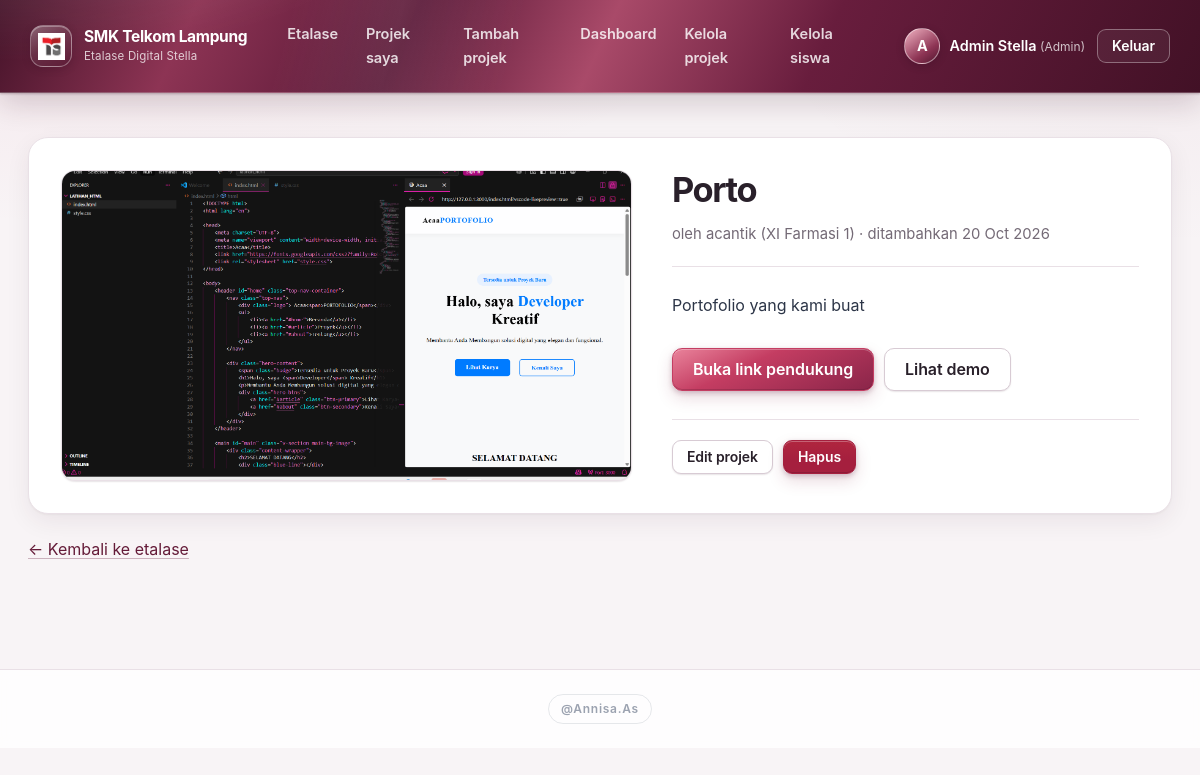
Screenshot of /siswa/detail.php?id=2 (signed in) with the database file from the repository.
### tables this page shows
CREATE TABLE `projek` (
  `id` int(11) NOT NULL,
  `user_id` int(11) NOT NULL,
  `judul` varchar(150) NOT NULL,
  `deskripsi` text NOT NULL,
  `gambar` varchar(255) NOT NULL,
  `link_pendukung` varchar(255) NOT NULL,
  `link_demo` varchar(255) DEFAULT NULL,
  `created_at` timestamp NOT NULL DEFAULT current_timestamp(),
  `updated_at` timestamp NOT NULL DEFAULT current_timestamp() ON UPDATE current_timestamp()
);

CREATE TABLE `users` (
  `id` int(11) NOT NULL,
  `nama` varchar(100) NOT NULL,
  `username` varchar(50) NOT NULL,
  `password` varchar(255) NOT NULL,
  `role` enum('super_admin','admin','siswa') NOT NULL DEFAULT 'siswa',
  `kelas` varchar(20) DEFAULT NULL,
  `created_at` timestamp NOT NULL DEFAULT current_timestamp(),
  `foto_profil` varchar(255) DEFAULT NULL
);

### siswa/detail.php (the view, shortened to what this page needs)
<?php
require __DIR__ . '/../config/helper.php';
$id = (int)($_GET['id'] ?? 0);
$p = db_satu(
    "SELECT p.*, u.nama, u.kelas
       FROM projek p JOIN users u ON u.id = p.user_id
      WHERE p.id = ?", "i", [$id]
);
require __DIR__ . '/../includes/header.php';
?>
<article class="detail">
    <img class="detail-gambar" src="<?= BASE_URL ?>/assets/uploads/<?= e($p['gambar']) ?>" alt="Gambar projek <?= e($p['judul']) ?>">
    <div class="detail-isi">
        <h1><?= e($p['judul']) ?></h1>
        <p class="meta">
            oleh <?= e($p['nama']) ?><?= $p['kelas'] ? ' (' . e($p['kelas']) . ')' : '' ?>
            &middot; ditambahkan <?= e(tanggal_id($p['created_at'])) ?>
        </p>
        <p class="deskripsi"><?= nl2br(e($p['deskripsi'])) ?></p>
        <div class="aksi-form">
            <a class="tombol" href="<?= e($p['link_pendukung']) ?>" target="_blank" rel="noopener noreferrer">Buka link pendukung</a>
            <?php if (!empty($p['link_demo'])): ?>
                <a class="tombol tombol-garis" href="<?= e($p['link_demo']) ?>" target="_blank" rel="noopener noreferrer">Lihat demo</a>
            <?php endif; ?>
        </div>
        <?php if (boleh_kelola_projek($p)): ?>
        <div class="aksi-form pemisah">
            <a class="tombol tombol-kecil tombol-garis" href="<?= BASE_URL ?>/siswa/edit.php?id=<?= (int)$p['id'] ?>">Edit projek</a>
            <?= form_hapus_projek($p['id'], 'etalase') ?>
        </div>
        <?php endif; ?>
    </div>
</article>
<p><a href="<?= BASE_URL ?>/siswa/index.php">&larr; Kembali ke etalase</a></p>
<?php require __DIR__ . '/../includes/footer.php'; ?>

### assets/css/base.css (style rules this page uses)
:root { --langit: #ffffff; --langit-2: #fff0f4; --bintang: #c43d62; --bintang-gelap: #641b38; --bintang-terang: #ed7894; --burgundy-metal: linear-gradient(115deg, #451329 0%, #8d3454 16%, #5a1837 34%, #a94a69 50%, #681d3d 68%, #421126 100%); --kertas: #f8f4f6; --permukaan: #ffffff; --teks: #29202a; --teks-lembut: #746a76; --garis: #e9e0e6; --garis-tegas: #d8cbd4; --bahaya: #a51f3e; --radius: 16px; --radius-kecil: 10px; --bayangan-kecil: 0 1px 2px rgba(53, 18, 38, 0.07), 0 1px 1px rgba(53, 18, 38, 0.04); --bayangan: 0 1px 2px rgba(53, 18, 38, 0.04), 0 8px 24px rgba(53, 18, 38, 0.07); --bayangan-besar: 0 2px 4px rgba(53, 18, 38, 0.04), 0 18px 44px rgba(53, 18, 38, 0.12); --ease: cubic-bezier(0.2, 0.7, 0.2, 1); }
* { box-sizing: border-box; }
html { -webkit-text-size-adjust: 100%; scroll-behavior: smooth; }
body { margin: 0; font-family: "Inter", system-ui, -apple-system, "Segoe UI", Roboto, "Helvetica Neue", Arial, sans-serif; font-size: 16px; line-height: 1.65; background: radial-gradient(ellipse 60rem 26rem at 8% -4rem, rgba(196, 61, 98, 0.09), transparent 70%), radial-gradient(ellipse 40rem 22rem at 100% 0, rgba(141, 52, 84, 0.055), transparent 70%), var(--kertas); background-attachment: fixed; color: var(--teks); -webkit-font-smoothing: antialiased; -moz-osx-font-smoothing: grayscale; text-rendering: optimizeLegibility; }
a { color: var(--bintang-gelap); text-decoration-color: rgba(100, 27, 56, 0.3); text-underline-offset: 3px; transition: color 160ms var(--ease), text-decoration-color 160ms var(--ease); }
img { max-width: 100%; display: block; }
h1, h2, h3 { color: var(--teks); text-wrap: balance; }
h1 { font-size: clamp(1.7rem, 3vw, 2.15rem); font-weight: 750; letter-spacing: -0.04em; margin: 0; line-height: 1.15; }
p { text-wrap: pretty; }
.tombol { display: inline-flex; align-items: center; justify-content: center; gap: 8px; border: 1px solid var(--bintang); background: linear-gradient(155deg, #e9839b 0%, #c43d62 38%, #8a2549 100%); color: #fff; font: inherit; font-weight: 620; letter-spacing: -0.005em; line-height: 1.3; padding: 10px 20px; border-radius: var(--radius-kecil); text-decoration: none; cursor: pointer; box-shadow: inset 0 1px 0 rgba(255, 255, 255, 0.28), inset 0 -1px 0 rgba(53, 10, 30, 0.2), 0 2px 5px rgba(83, 20, 48, 0.22), 0 7px 16px rgba(133, 33, 68, 0.17); transition: background 160ms var(--ease), border-color 160ms var(--ease), box-shadow 200ms var(--ease), transform 160ms var(--ease), color 160ms var(--ease); }
.tombol-garis { background: var(--permukaan); color: var(--teks); border-color: var(--garis-tegas); box-shadow: var(--bayangan-kecil); }
.tombol-kecil { padding: 7px 14px; font-size: 0.875rem; border-radius: 9px; }
.aksi-form { display: flex; flex-wrap: wrap; gap: 10px; margin-top: 28px; align-items: center; }
.pemisah { border-top: 1px solid var(--garis); padding-top: 20px; }

### assets/css/detail.css (style rules this page uses)
.detail { display: grid; grid-template-columns: minmax(0, 1.1fr) minmax(0, 0.9fr); gap: 40px; align-items: start; background: var(--permukaan); border: 1px solid var(--garis); border-radius: calc(var(--radius) + 4px); padding: 32px; margin-bottom: 22px; box-shadow: var(--bayangan); }
.detail-gambar { width: 100%; max-height: 560px; object-fit: cover; border-radius: 14px; border: 1px solid var(--garis); background: #eef1f5; box-shadow: var(--bayangan-kecil); }
.detail > div:not(:first-child) { min-width: 0; }
.detail h1 { margin-bottom: 0; }
.meta { display: flex; flex-wrap: wrap; gap: 6px 14px; color: var(--teks-lembut); font-size: 0.925rem; margin: 12px 0 24px; padding-bottom: 20px; border-bottom: 1px solid var(--garis); }
.deskripsi { max-width: 65ch; line-height: 1.8; color: #2c3547; overflow-wrap: anywhere; }

### rows the page displays
projek: gambar (picture), judul "Porto", user.nama "acantik", user.kelas "XI Farmasi 1", created_at "20 Oct 2026", deskripsi "Portofolio yang kami buat"

### other values shown
mb_strtoupper(mb_substr($u['nama'], 0, 1)) "A"
$u['nama'] "Admin Stella"
label_role($u['role']) "Admin"
